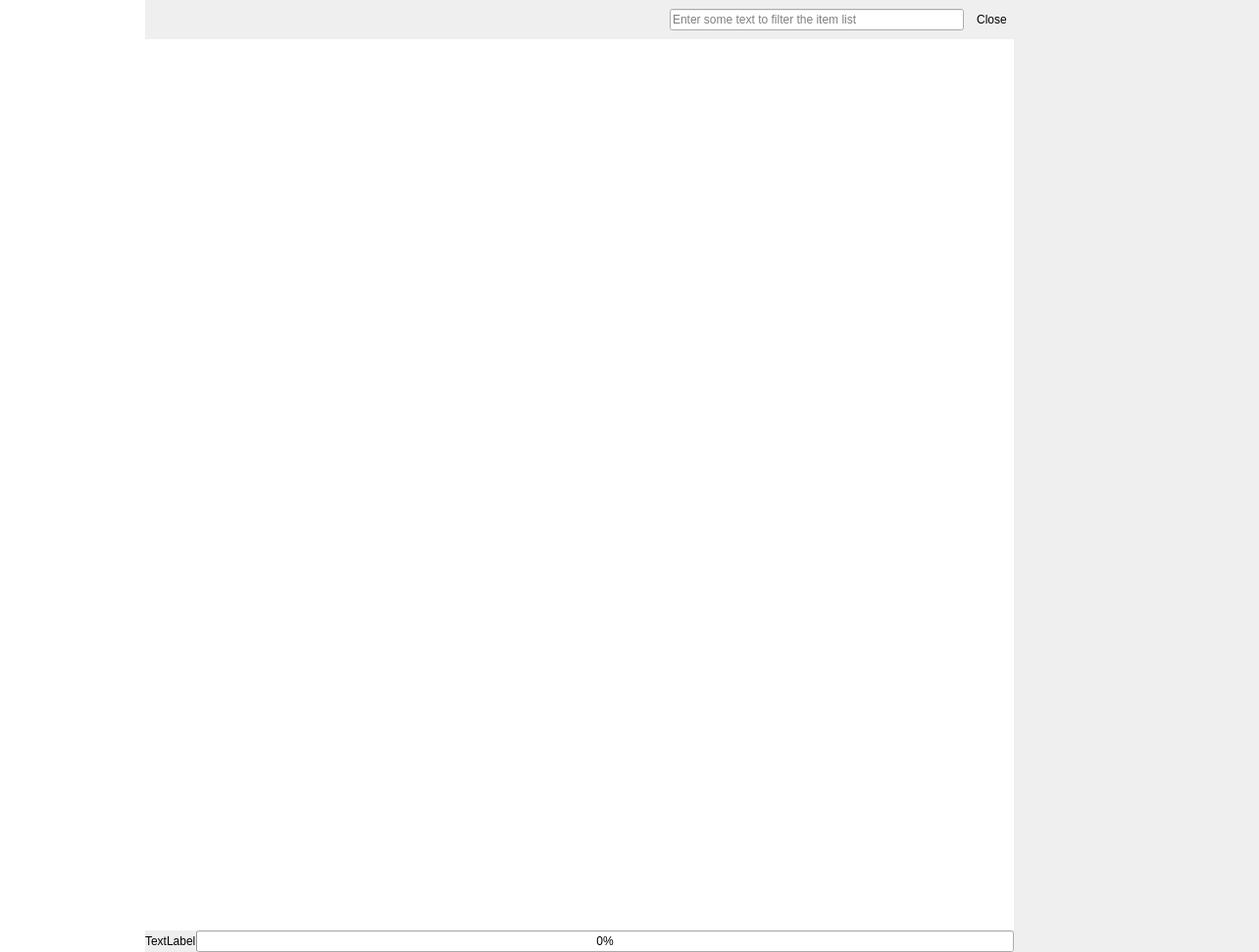
<?xml version="1.0" encoding="UTF-8"?>
<ui version="4.0">
 <class>CObjectCollectionViewComp</class>
 <widget class="QWidget" name="CObjectCollectionViewComp">
  <property name="geometry">
   <rect>
    <x>0</x>
    <y>0</y>
    <width>1284</width>
    <height>971</height>
   </rect>
  </property>
  <property name="windowTitle">
   <string>Form</string>
  </property>
  <layout class="QHBoxLayout" name="horizontalLayout" stretch="1,6,1">
   <property name="spacing">
    <number>0</number>
   </property>
   <property name="leftMargin">
    <number>0</number>
   </property>
   <property name="topMargin">
    <number>0</number>
   </property>
   <property name="rightMargin">
    <number>0</number>
   </property>
   <property name="bottomMargin">
    <number>0</number>
   </property>
   <item>
    <widget class="QTreeWidget" name="TypeList">
     <property name="sizePolicy">
      <sizepolicy hsizetype="Preferred" vsizetype="Expanding">
       <horstretch>0</horstretch>
       <verstretch>0</verstretch>
      </sizepolicy>
     </property>
     <property name="frameShape">
      <enum>QFrame::NoFrame</enum>
     </property>
     <property name="indentation">
      <number>0</number>
     </property>
     <attribute name="headerVisible">
      <bool>false</bool>
     </attribute>
     <column>
      <property name="text">
       <string>1</string>
      </property>
     </column>
    </widget>
   </item>
   <item>
    <widget class="QWidget" name="CentralPanel" native="true">
     <layout class="QVBoxLayout" name="verticalLayout">
      <property name="spacing">
       <number>0</number>
      </property>
      <property name="leftMargin">
       <number>0</number>
      </property>
      <property name="topMargin">
       <number>0</number>
      </property>
      <property name="rightMargin">
       <number>0</number>
      </property>
      <property name="bottomMargin">
       <number>0</number>
      </property>
      <item>
       <widget class="QFrame" name="FilterPanel">
        <property name="styleSheet">
         <string notr="true"/>
        </property>
        <property name="frameShape">
         <enum>QFrame::NoFrame</enum>
        </property>
        <property name="frameShadow">
         <enum>QFrame::Plain</enum>
        </property>
        <layout class="QHBoxLayout" name="horizontalLayout_2" stretch="0,0,1,0">
         <property name="spacing">
          <number>6</number>
         </property>
         <property name="leftMargin">
          <number>0</number>
         </property>
         <property name="topMargin">
          <number>9</number>
         </property>
         <property name="rightMargin">
          <number>0</number>
         </property>
         <property name="bottomMargin">
          <number>9</number>
         </property>
         <item>
          <spacer name="horizontalSpacer">
           <property name="orientation">
            <enum>Qt::Horizontal</enum>
           </property>
           <property name="sizeHint" stdset="0">
            <size>
             <width>479</width>
             <height>17</height>
            </size>
           </property>
          </spacer>
         </item>
         <item>
          <widget class="QFrame" name="CustomFilterParamsFrame">
           <property name="frameShape">
            <enum>QFrame::NoFrame</enum>
           </property>
           <property name="frameShadow">
            <enum>QFrame::Raised</enum>
           </property>
           <layout class="QHBoxLayout" name="horizontalLayout_4">
            <property name="leftMargin">
             <number>3</number>
            </property>
            <property name="topMargin">
             <number>3</number>
            </property>
            <property name="rightMargin">
             <number>3</number>
            </property>
            <property name="bottomMargin">
             <number>3</number>
            </property>
           </layout>
          </widget>
         </item>
         <item>
          <widget class="QLineEdit" name="FilterEdit">
           <property name="sizePolicy">
            <sizepolicy hsizetype="Expanding" vsizetype="Fixed">
             <horstretch>0</horstretch>
             <verstretch>0</verstretch>
            </sizepolicy>
           </property>
           <property name="minimumSize">
            <size>
             <width>300</width>
             <height>0</height>
            </size>
           </property>
           <property name="maximumSize">
            <size>
             <width>300</width>
             <height>16777215</height>
            </size>
           </property>
           <property name="placeholderText">
            <string>Enter some text to filter the item list</string>
           </property>
           <property name="clearButtonEnabled">
            <bool>true</bool>
           </property>
          </widget>
         </item>
         <item>
          <widget class="QToolButton" name="CloseButton">
           <property name="text">
            <string>Close</string>
           </property>
           <property name="icon">
            <iconset>
             <normaloff>:/Icons/Close</normaloff>:/Icons/Close</iconset>
           </property>
           <property name="iconSize">
            <size>
             <width>16</width>
             <height>16</height>
            </size>
           </property>
           <property name="autoRaise">
            <bool>true</bool>
           </property>
          </widget>
         </item>
        </layout>
       </widget>
      </item>
      <item>
       <widget class="QTreeView" name="ItemList">
        <property name="frameShape">
         <enum>QFrame::NoFrame</enum>
        </property>
        <property name="selectionMode">
         <enum>QAbstractItemView::ExtendedSelection</enum>
        </property>
        <property name="indentation">
         <number>0</number>
        </property>
        <property name="sortingEnabled">
         <bool>true</bool>
        </property>
       </widget>
      </item>
      <item>
       <layout class="QHBoxLayout" name="horizontalLayout_3">
        <item>
         <widget class="QLabel" name="Message">
          <property name="text">
           <string>TextLabel</string>
          </property>
         </widget>
        </item>
        <item>
         <widget class="QProgressBar" name="Progress">
          <property name="value">
           <number>0</number>
          </property>
         </widget>
        </item>
       </layout>
      </item>
     </layout>
    </widget>
   </item>
   <item>
    <widget class="QWidget" name="RightPanel" native="true">
     <property name="minimumSize">
      <size>
       <width>250</width>
       <height>0</height>
      </size>
     </property>
     <property name="maximumSize">
      <size>
       <width>250</width>
       <height>16777215</height>
      </size>
     </property>
     <layout class="QVBoxLayout" name="verticalLayout_2">
      <property name="spacing">
       <number>0</number>
      </property>
      <property name="leftMargin">
       <number>0</number>
      </property>
      <property name="topMargin">
       <number>0</number>
      </property>
      <property name="rightMargin">
       <number>0</number>
      </property>
      <property name="bottomMargin">
       <number>0</number>
      </property>
     </layout>
    </widget>
   </item>
  </layout>
 </widget>
 <resources/>
 <connections/>
</ui>
